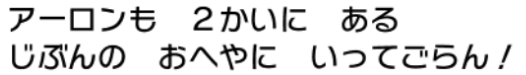
#> input picture tests/ocr_benchmark/samples/moderate_kana_2line.png, 526 x 75 px
$ python -i preprocess.py   (imports and definitions only)
#> lines starting #> are read from the running program, lines starting #| are printed output that depends on the picture; after the words box and inside, x2 and y2 are one past the last pixel; in counts of white or black regions, pixels touching at a corner belong together
from pathlib import Path

from PIL import Image

def preprocess_image(image_path: str, output_path: str, scale_factor: int = 4) -> str:
#> called with image_path = 'samples/moderate_kana_2line.png', output_path = 'out.png', scale_factor = 4
    image = Image.open(image_path)
#> image is the input picture: PIL image 526x75 RGBA; mean R, G, B, A 222.9, 222.9, 222.9, 255

    image = image.resize(
        (image.width * scale_factor, image.height * scale_factor),
        Image.Resampling.NEAREST,
    )
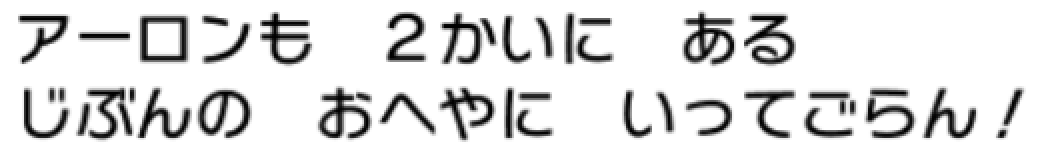
#> image: PIL image 2104x300 RGBA (shown at 1/2 size); mean R, G, B, A 222.9, 222.9, 222.9, 255

    image = image.convert("L") # set Grayscale
#> image: PIL image 2104x300 L


    threshold = 160
    def threshold_pixel(value: int) -> int:
        return 255 if value > threshold else 0
    image = image.point(threshold_pixel)
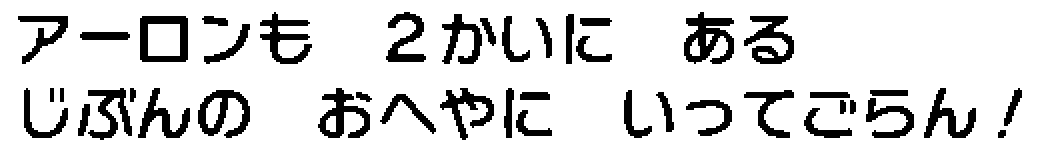
#> image: PIL image 2104x300 L (shown at 1/2 size); 85.2% white; 44 black regions, largest, box (x1, y1, x2, y2) and area: (1368, 24, 1468, 128) 5792, (1488, 32, 1588, 128) 4720, (280, 32, 376, 124) 4672

    Path(output_path).parent.mkdir(parents=True, exist_ok=True)
    image.save(output_path)

    return output_path

>>> result = preprocess_image('samples/moderate_kana_2line.png', 'out.png')

$ run again, on tests/ocr_benchmark/samples/moderate_kana_special_2line.png
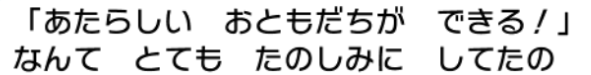
#> input picture tests/ocr_benchmark/samples/moderate_kana_special_2line.png, 591 x 75 px
#> in preprocess_image, image is the input picture: PIL image 591x75 RGBA; mean R, G, B, A 218, 218, 218, 255
#> in preprocess_image, `image = image.resize( (image.width * scale_factor, image.height * scal..`:
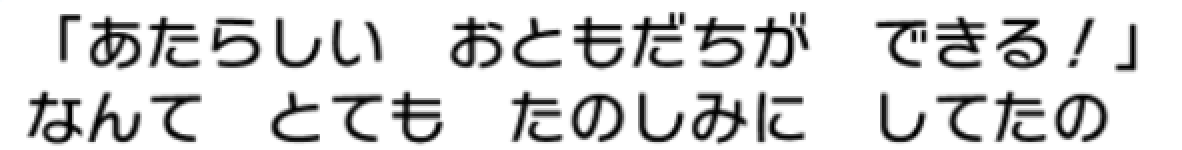
#> image: PIL image 2364x300 RGBA (shown at 1/2 size); mean R, G, B, A 218, 218, 218, 255
#> in preprocess_image, `image = image.point(threshold_pixel)`:
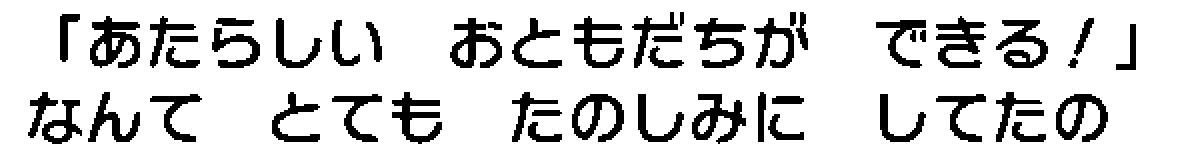
#> image: PIL image 2364x300 L (shown at 1/2 size); 82.9% white; 51 black regions, largest, box (x1, y1, x2, y2) and area: (180, 32, 280, 136) 5744, (1872, 32, 1972, 136) 5056, (1384, 188, 1492, 288) 4832

$ run again, on tests/ocr_benchmark/samples/simple_kana_1line.png
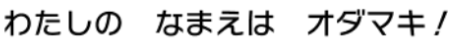
#> input picture tests/ocr_benchmark/samples/simple_kana_1line.png, 453 x 46 px
#> in preprocess_image, image is the input picture: PIL image 453x46 RGBA; mean R, G, B, A 221.1, 221.1, 221.1, 255
#> in preprocess_image, `image = image.resize( (image.width * scale_factor, image.height * scal..`:
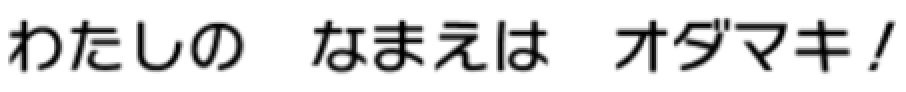
#> image: PIL image 1812x184 RGBA (shown at 1/2 size); mean R, G, B, A 221.1, 221.1, 221.1, 255
#> in preprocess_image, `image = image.point(threshold_pixel)`:
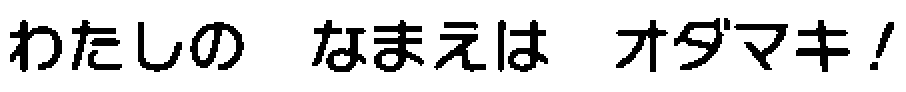
#> image: PIL image 1812x184 L (shown at 1/2 size); 84.7% white; 20 black regions, largest, box (x1, y1, x2, y2) and area: (748, 40, 848, 144) 5152, (380, 44, 488, 140) 4576, (20, 40, 124, 144) 4368
